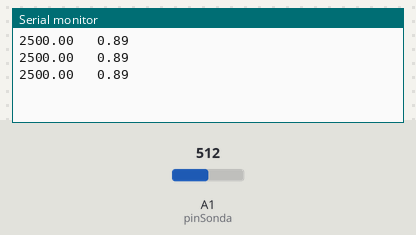
This sketch was run on a simulated Arduino Uno, built with avr-gcc and run on an emulated ATmega328P. Parts: the last lines printed to the serial monitor. The test bench sets the inputs (shaded band); at power-on: A1 (pinSonda) = 512.

Above: at 1.3 s.
1.4 s: A1 (pinSonda) set to 716
At 1.9 s:
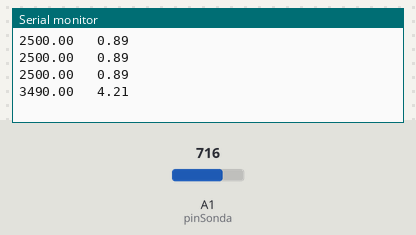
2.9 s: A1 (pinSonda) set to 900
At 3.4 s:
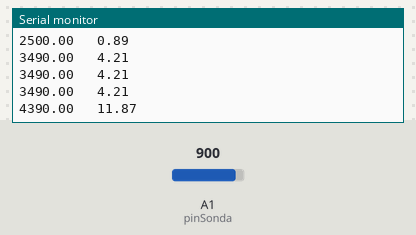
Timing chart, 0 to 5.9 s (numbered marks = the images above; inputs shaded):
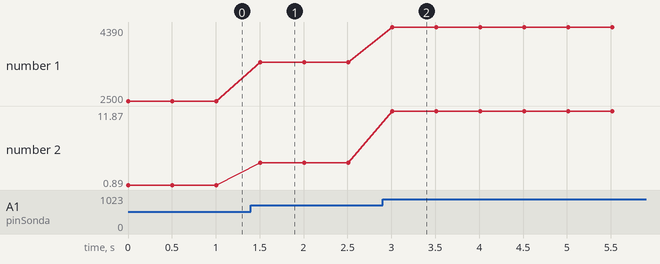

The sketch:

sensor_piso.ino
```cpp
int pinSonda = A1;
float escala = 0.1; //100 para voltios, 0.1 para milivoltios

void setup(){

  Serial.begin(19200);

  pinMode(pinSonda, INPUT);

}

void loop(){

  float lectura = analogRead(pinSonda);

  lectura = map(lectura, 0, 1023, 0, 500);

  float voltaje = lectura/escala;

  float salida = (4.824*pow(10,-10))*(pow(voltaje,3))-(2.278*pow(10,-6))*(pow(voltaje,2))+(3.898*(pow(10,-3)))*(voltaje)-(2.154);

Serial.print(voltaje);
Serial.print("   ");
  Serial.println(salida);
  delay(500);
}
```

Measured:
- after the input at 1.4 s, the serial monitor: prints a new line after 0.11 s (image 1)
- after the input at 2.9 s, the serial monitor: prints a new line after 0.11 s (image 2)
- plotted number 1: 2500 → 3490 after the input at 1.4 s, 3490 → 4390 after the input at 2.9 s
- plotted number 2: 0.89 → 4.21 after the input at 1.4 s, 4.21 → 11.87 after the input at 2.9 s
